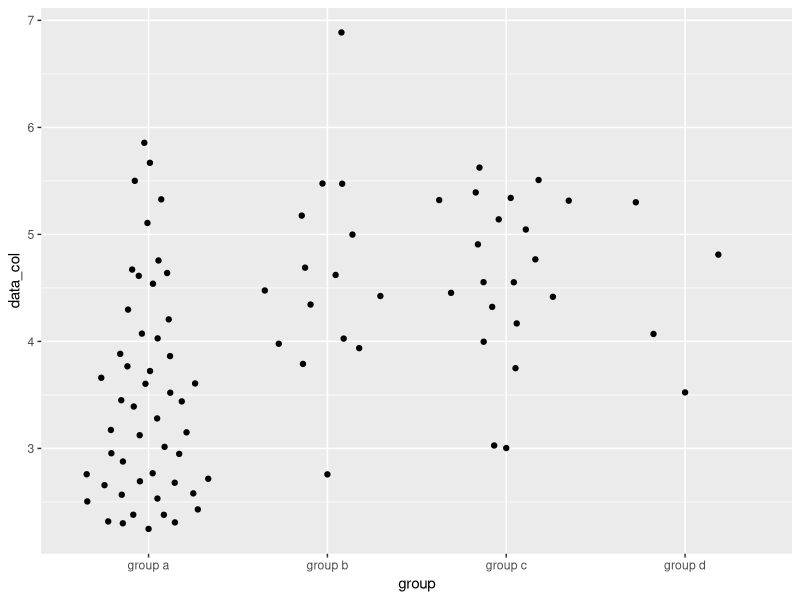
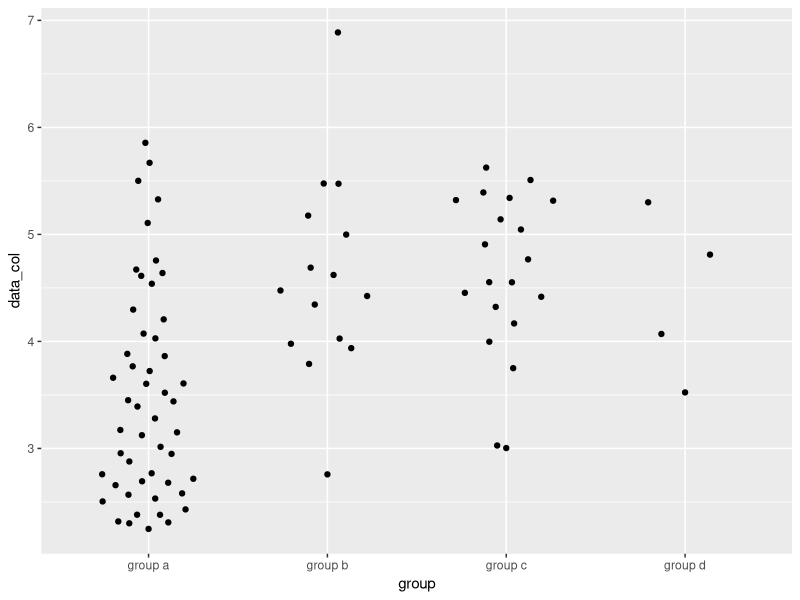
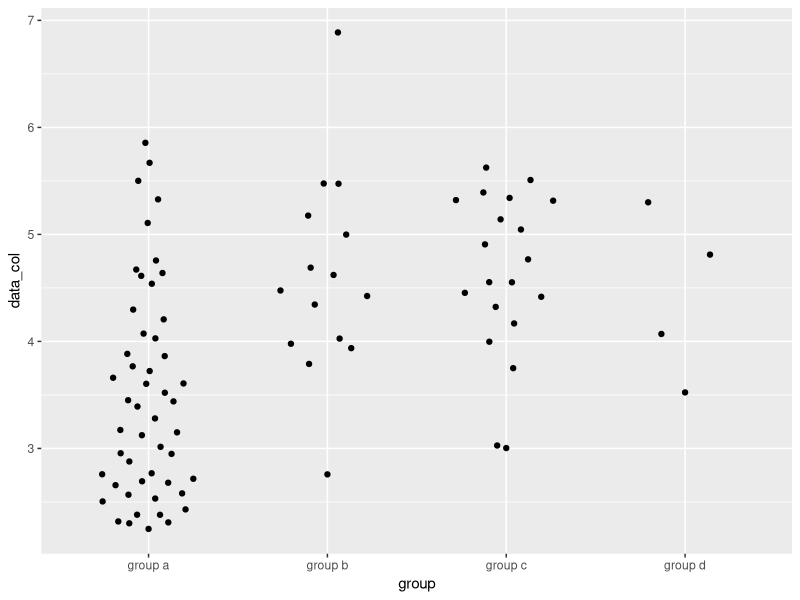
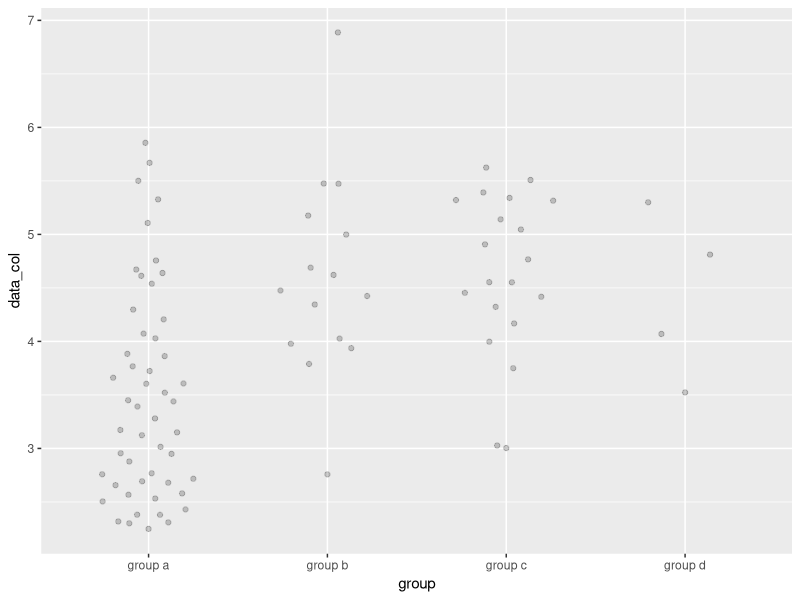
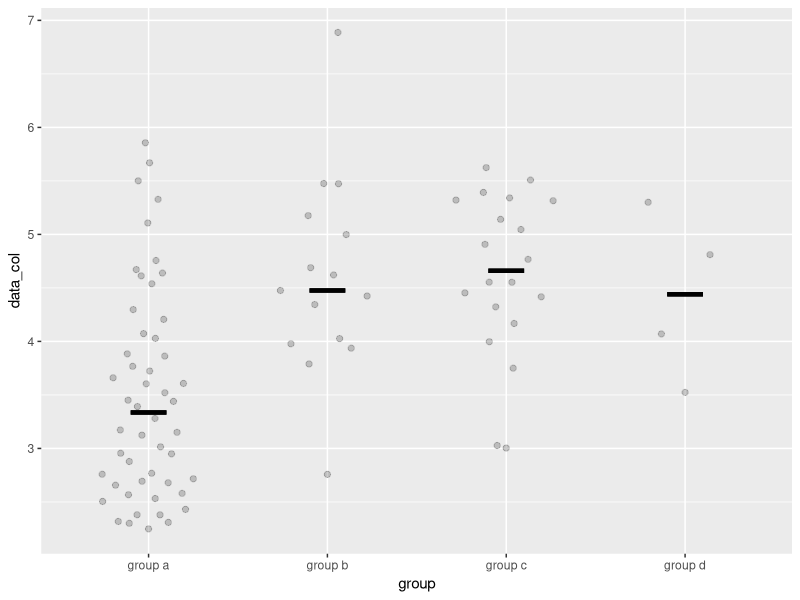
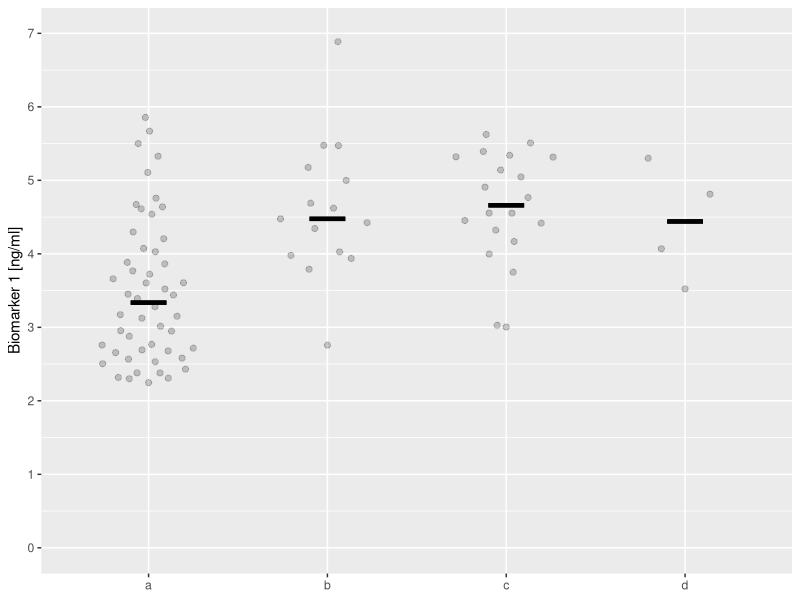
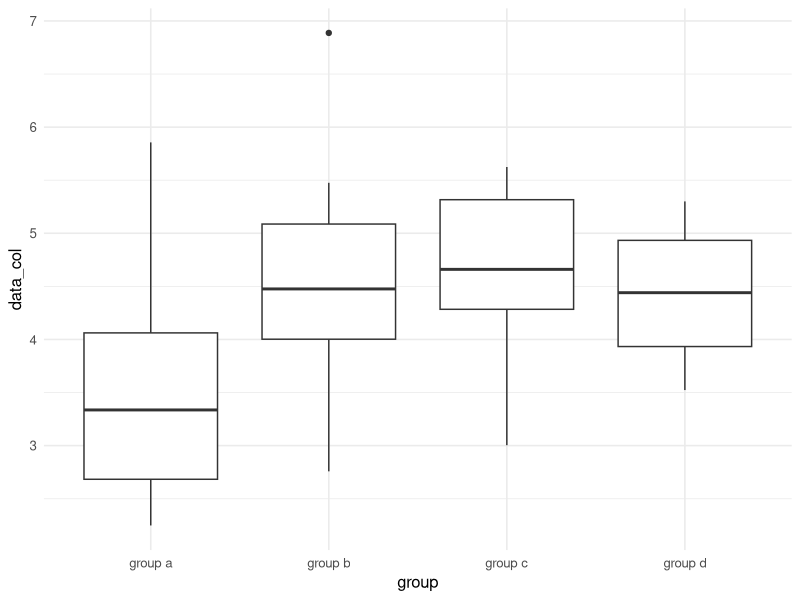
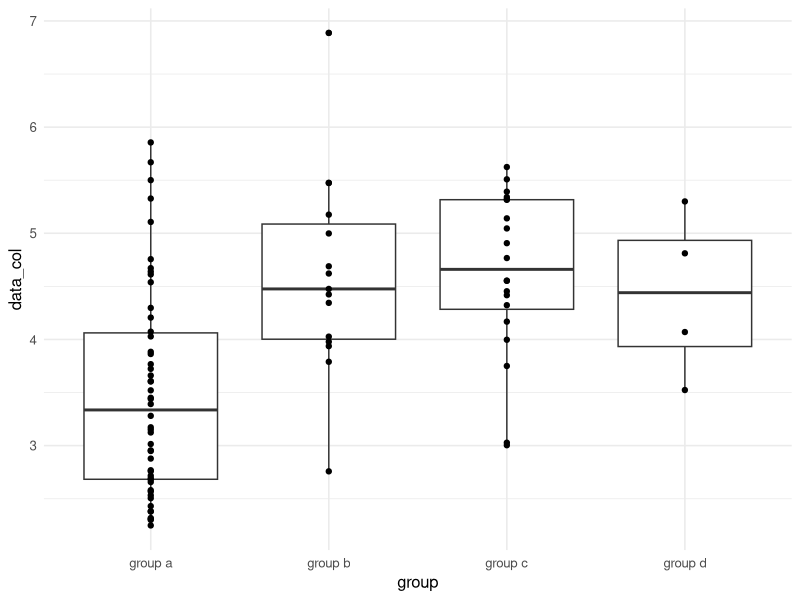

Write R code to recreate these figures, in order.
# How to make informative dot plots, box plots and violin plots in R
# Nico Riedel, Robert Schulz, Tracey Weissgerber
# OSF: https://osf.io/wx2dz/

library(tidyverse)

#dataset
set.seed(5)
data_1 = tibble(group = 'group a', data_col = fGarch::rsnorm(50, mean = 3.5, sd = 1, xi = 10))
data_2 = tibble(group = 'group b', data_col = rnorm(15, mean = 4.5, sd = 1.0))
data_3 = tibble(group = 'group c', data_col = rnorm(20, mean = 4.6, sd = 0.8))
data_4 = tibble(group = 'group d', data_col = rnorm(4, mean = 4, sd = 0.5))

data <- rbind(data_1, data_2, data_3, data_4)
data$group <- as_factor(data$group)

# use ggbeeswarm package for real dot plot
ggplot(data, aes(x = group, y = data_col)) +
  ggbeeswarm::geom_quasirandom()

# 2 adjust width of the dot plot
ggplot(data, aes(x = group, y = data_col)) +
  ggbeeswarm::geom_quasirandom(width = 0.3)

#  additionally make width proportional to sample size
#              to get similar density for all groups
ggplot(data, aes(x = group, y = data_col)) +
  ggbeeswarm::geom_quasirandom(width = 0.3, varwidth = TRUE)

# add semi-transparency to points to make all points visible
ggplot(data, aes(x = group, y = data_col)) +
  ggbeeswarm::geom_quasirandom(width = 0.3, varwidth = TRUE, alpha = 0.2)


# additional emphasis on median
ggplot(data, aes(x = group, y = data_col)) +
  ggbeeswarm::geom_quasirandom(width = 0.3, varwidth = TRUE, alpha = 0.2, size = 1.8) +
  stat_summary(fun = median, 
               fun.min = median, 
               fun.max = median, 
               geom = "crossbar",
               width = 0.2, 
               size = 1.5, 
               fatten = 1, 
               color = "black")

# many other steps, Add ticks on y axis
ggplot(data, aes(x = group, y = data_col)) +
  ggbeeswarm::geom_quasirandom(width = 0.3, varwidth = TRUE, alpha = 0.2, size = 1.8) +
  stat_summary(fun = median, fun.min = median, fun.max = median, geom = "crossbar",
               width = 0.2, size = 1.5, fatten = 1, color = "black") +
  scale_x_discrete(name = NULL, labels = c("a", "b", "c", "d")) +
  scale_y_continuous(name = "Biomarker 1 [ng/ml]", limits = c(0, 7), breaks = seq(0, 7))

# box plot evolution --------------------------------------

#1. Box plot only
ggplot(data, aes(x = group, y = data_col)) +
  geom_boxplot() +
  theme_minimal(base_size = 12)

#2. Box plot with unjittered dot plot
ggplot(data, aes(x = group, y = data_col)) +
  geom_boxplot() +
  geom_point()  +
  theme_minimal(base_size = 12)

#2.2 add boxplot
ggplot(data, aes(x = group, y = data_col)) +
  geom_boxplot() +
  ggbeeswarm::geom_quasirandom() +
  theme_minimal(base_size = 12)

#2.6 remove duplicate outliers
ggplot(data, aes(x = group, y = data_col)) +
  geom_boxplot(varwidth = TRUE, 
               outlier.shape = NA) +
  ggbeeswarm::geom_quasirandom(alpha = 0.2, size = 3) +
  theme_minimal(base_size = 12)
